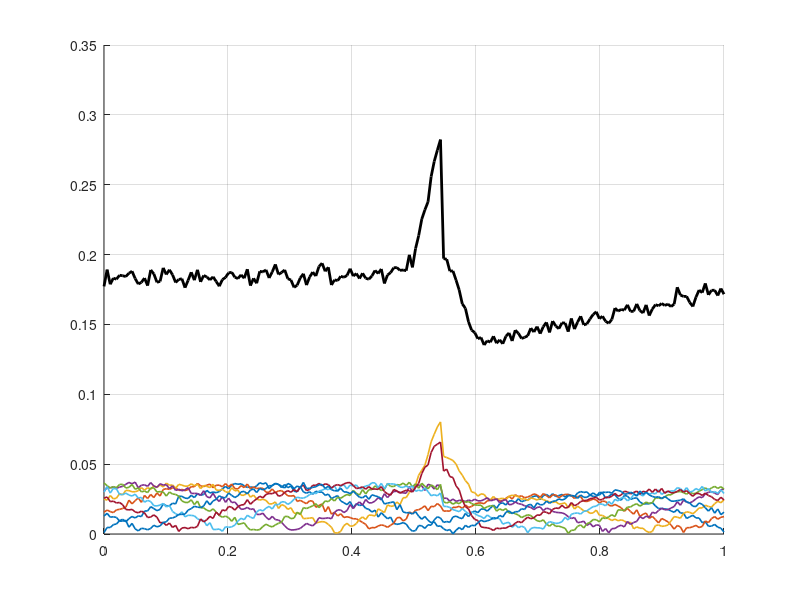

This chart was generated by the following MATLAB code: (Note: this script raises an error after producing the figure.)
%% ============================================================
% Energy and Contact Force with Obstacle Utilization at x=0.55
% ============================================================
clear; close all; clc;
%% PARAMETERS
n_links = 8;             % number of joints
n_steps = 200;           % discretization along trajectory
totalEnergy = 35;        % desired total energy (J)
contact_x = 0.55;        % normalized obstacle location
%% TRAJECTORY PARAM
t = linspace(0,1,n_steps);  % normalized trajectory progress
%% BASE ENERGY PATTERNS
E = zeros(n_links,n_steps);
for j = 1:n_links
    % baseline sinusoidal oscillation per joint with phase shift
    E(j,:) = abs(sin(2*pi*t + (j-1)*pi/8)) + 0.15*rand(1,n_steps);
end
%% ADD OBSTACLE SPIKE TO SPECIFIC JOINTS
[~, idx_contact] = min(abs(t - contact_x));
spike_profile = exp(-((1:n_steps)-idx_contact).^2 / (2*(5^2))); % Gaussian spike
spiked_joints = [3, 7]; % joints that get the spike
for j = spiked_joints
    E(j,:) = E(j,:) + 1.5*spike_profile;
end
%% REDUCE EFFORT AFTER CONTACT
E(:, idx_contact:end) = linspace(0.70,0.95,length(E(:, idx_contact:end) )) .* E(:, idx_contact:end);
%% NORMALIZE TOTAL ENERGY
E = E / sum(E(:)) * totalEnergy;
%% TOTAL ENERGY (sum over joints)
E_total = sum(E,1);
%% CONTACT FORCE MODEL
F_contact = zeros(1,n_steps);
F_contact(idx_contact) = 10; % Dirac-like spike at contact
F_contact = F_contact + 2*spike_profile; % smooth component
%% PLOTTING
figure('Name','Energy + Contact Force','Color','w'); hold on; grid on;
cmap = lines(n_links);
for j = 1:n_links
    plot(t, E(j,:), 'Color', cmap(j,:), 'LineWidth', 1.2, ...
        'DisplayName', sprintf('Joint %d', j));
end
plot(t, E_total, 'k-', 'LineWidth', 2, 'DisplayName', 'Total Energy');
yyaxis right
plot(t, F_contact, 'r--', 'LineWidth', 2, 'DisplayName', 'Avg. Contact Force');
ylabel('Contact Force [N]');
yyaxis left
xlabel('Normalized Trajectory Progress');
ylabel('Energy [J]');
title(sprintf('Energy & Contact Force with Obstacle Utilization (Total = %.1f J)', totalEnergy));
legend('show','Location','northoutside','Orientation','horizontal');
